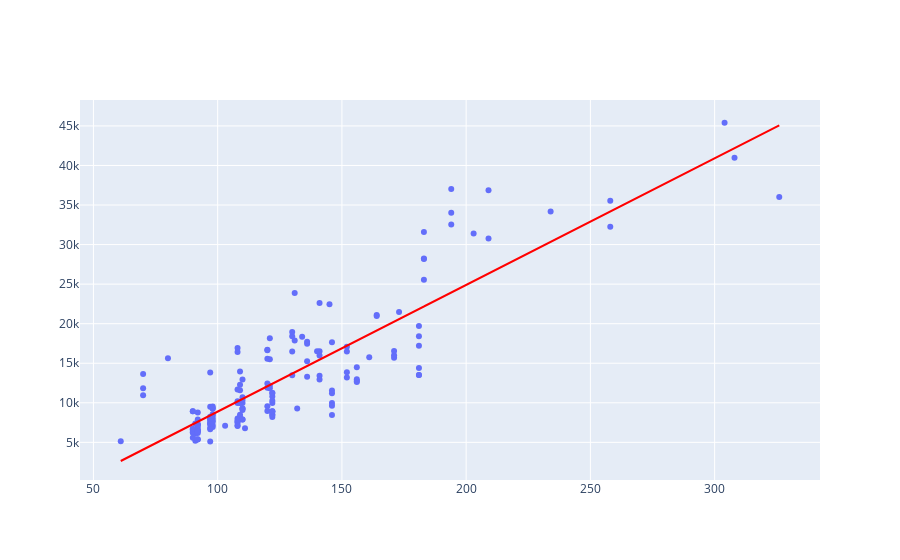

Source (notebook cell):
### Code cell
graph1 = px.scatter(x=x_train.ravel(), y=y_train)
graph2 = px.line(x=x_train.ravel(), y=predicts_train)
graph2.data[0].line.color = 'red'
graph3 = go.Figure(data=graph1.data + graph2.data)
graph3.show()

### Figure 1 — Plotly figure (JSON) as saved in the notebook; plotly's stock layout.template omitted (floating-point values rounded to 4 significant figures; data arrays with more than 128 entries replaced by an {"elided": "..."} marker saying what was removed)
{"data": [{"hovertemplate": "x=%{x}<br>y=%{y}<extra></extra>", "legendgroup": "", "marker": {"color": "#636efa", "symbol": "circle"}, "mode": "markers", "name": "", "orientation": "v", "showlegend": false, "type": "scatter", "x": {"elided": "164 int values"}, "xaxis": "x", "y": {"elided": "164 float values"}, "yaxis": "y"}, {"hovertemplate": "x=%{x}<br>y=%{y}<extra></extra>", "legendgroup": "", "line": {"color": "red", "dash": "solid"}, "marker": {"symbol": "circle"}, "mode": "lines", "name": "", "orientation": "v", "showlegend": false, "type": "scatter", "x": {"elided": "164 int values"}, "xaxis": "x", "y": {"elided": "164 float values"}, "yaxis": "y"}], "layout": {}}
